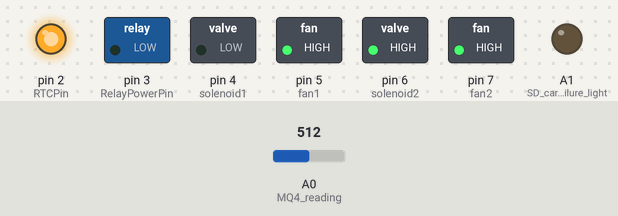
Recording of a sketch running on a simulated Arduino Uno, built with avr-gcc and run on an emulated ATmega328P. Shown: switched loads named in the sketch (green lamp = pin HIGH), output pins drawn as LEDs (lit = HIGH). The test bench sets the inputs (shaded band); at power-on: A0 (MQ4_reading) = 512. The local clock reads 2024-03-15 10:24:30 at power-on unless the sketch sets it; storage starts empty; what the sketch prints to the serial monitor is not drawn.

Above: at 0.1 s.
Timing chart, 0 to 1.6 s (numbered marks = the images above):
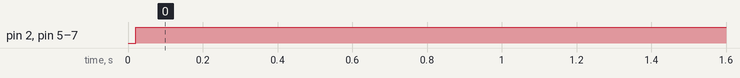

The sketch:

MethaneVent.ino
```cpp
#include <Wire.h>
#include <TimeLib.h>
#include <DS1307RTC.h>
#include <SPI.h>
#include <SD.h>

int sensorValue;
int voltageValue;

const int chipSelect = 4; // set chiptype to SD card FAT32

void setup(){
  pinMode (A0, INPUT); //MQ4 reading
  pinMode(A1, OUTPUT); //SD card Failure light
  pinMode(2, OUTPUT); //heater pin
  pinMode(3,OUTPUT); //RelayPowerPin
  pinMode(4,OUTPUT); //Relay1Pin (Gas intake Solenoid)
  pinMode(5, OUTPUT); // Relay2Pin (Fans)
  pinMode(6, OUTPUT); //Relay3Pin
  pinMode(7, OUTPUT); //Relay4Pin

   // Open serial communications and wait for port to open:
  Serial.begin(9600);
  Serial.print("Initializing SD card..."); // see if the card is present and can be initialized:
  if (!SD.begin(chipSelect)) {
    Serial.println("Card failed, or not present");
    digitalWrite(A1, HIGH); //fail to initialize indicator light
    return;
  }
  digitalWrite(A1,LOW); //turn off failure to initialize light
  Serial.println("card initialized.");
}

void loop() {
int RTCPin = 2;
int solenoid1 = 4;
int fan1 = 5;
int solenoid2 = 6;
int fan2 = 7;
digitalWrite (solenoid1,LOW);
digitalWrite (solenoid2,HIGH);
digitalWrite (RTCPin, HIGH);
digitalWrite (fan1, HIGH);
digitalWrite (fan2, HIGH);
  tmElements_t tm;
  String dataString = ""; //start data string for SD storage
  sensorValue = analogRead(A0); // read analog input pin 0 (CH4 sensor)
  float voltageValue = ((sensorValue/1023.0)*5.0); //convert sensor reading to voltage value
  dataString += "V: ";
  dataString +=String(voltageValue); //add voltage to data string
  //dataString +=(", ");

 // Serial.print(voltageValue,4);  // prints the value read
 // Serial.print (" ");

  if (RTC.read(tm)) {
    dataString += (" Time: ");
    dataString += String(tm.Hour);
    dataString +=(':');
    dataString += String(tm.Minute);
    dataString +=(':');
    dataString += String(tm.Second);
    dataString +=(" Date: ");
    dataString += String(tm.Day);
    dataString +=('/');
    dataString += String(tm.Month);
    dataString +=('/');
    dataString += String(tmYearToCalendar(tm.Year));
  } else {
    if (RTC.chipPresent()) {
      Serial.println("The DS1307 is stopped.  Please run the SetTime");
      Serial.println("example to initialize the time and begin running.");
      Serial.println();
    } else {
      Serial.println("DS1307 read error!  Please check the circuitry.");
      Serial.println();
    }
    delay(9000);
  }
  delay(1000);
   // open the file. note that only one file can be open at a time,
  // so you have to close this one before opening another.
  File dataFile = SD.open("CH4Log.txt", FILE_WRITE);

  // if the file is available, write to it:
  if (dataFile) {
    dataFile.println(dataString);
    dataFile.close();
    // print to the serial port too:
    Serial.println(dataString);
  }
  // if the file isn't open, pop up an error:
  else {
    Serial.println("error opening datalog.txt");
  }

}
```

Measured:
- by itself, pin 2 (RTCPin), pin 5 (fan1), pin 6 (solenoid2), pin 7 (fan2): LOW → HIGH at 0.02 s
